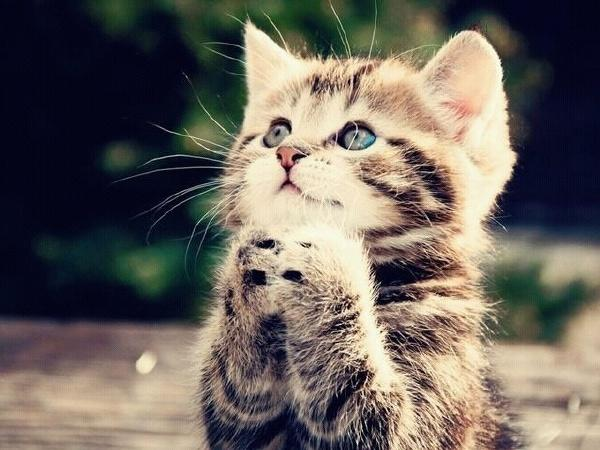
#> input picture jupyter/12.jpg, 600 x 450 px, given in place of test.jpg, which was not available
$ jupyter execute --allow-errors numpy.ipynb   (shell and % lines are left out)   (text cells are left out)
#> lines starting #> are read from the running program, lines starting #| are printed output that depends on the picture; pictures that were not available may be replaced by others from this repository, and a replacement may not be noted
[cell 1]
cd lishulong/

[cell 2]
import numpy as np

[cell 3]
np.__version__

[cell 4]
np.__dict__

[cell 5]
import matplotlib.pyplot as plt

[cell 6]
import requests

[cell 7]
res = requests.get('http://www.usaaces.com/uploads/test.jpg')

[cell 8]
with open('12.jpg','wb') as file:
    file.write(res.content)

#> (a cell that did not finish here is left out)

[cell 10]
cat = plt.imread('12.jpg')
#> cat is the input picture: shape (450, 600, 3); mean R, G, B 107.5, 100.5, 93.5

[cell 11]
cat

[cell 12]
cat.shape
#> Out = (450, 600, 3)

[cell 13]
plt.imshow(cat)

[cell 14]
cat1 = cat-51
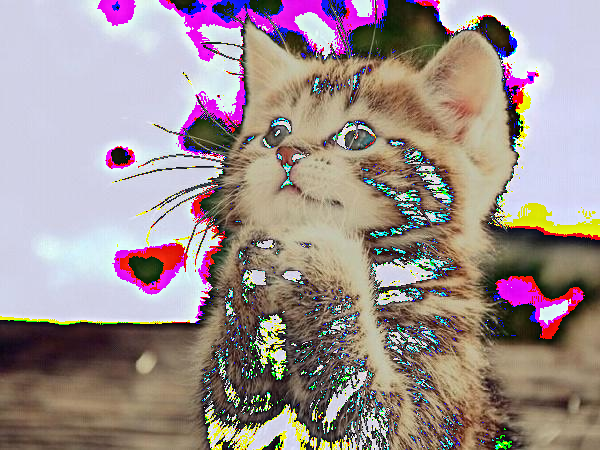
#> cat1: shape (450, 600, 3); mean R, G, B 158.4, 143.2, 142.4

[cell 15]
plt.imshow(cat1)

[cell 16]
n1 = np.array([1,2,3])

[cell 17]
n1

[cell 18]
type(n1)

[cell 19]
n1.shape[0]

[cell 20]
n2 = np.array([1,2.34,'google'])

[cell 21]
n2

[cell 22]
n3 = np.ones((10,13,3),dtype=float)

[cell 23]
n3

[cell 24]
plt.imshow(n3)
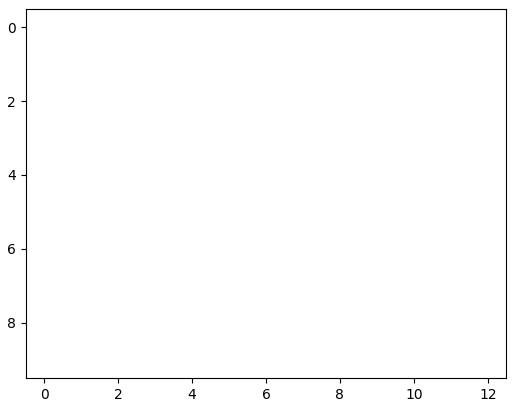
#> figure drawn by matplotlib, 1 panel

[cell 25]
z = np.zeros((4,4))

[cell 26]
z

[cell 27]
np.full((1,34),fill_value=12,dtype=float)

[cell 28]
np.eye(10)

[cell 29]
np.linspace(0,100,20)

[cell 30]
np.arange(0,100,3)

[cell 31]
np.random.randint(0,100,21)

[cell 32]
x = np.random.randn(100)

[cell 33]
plt.bar(x,x)
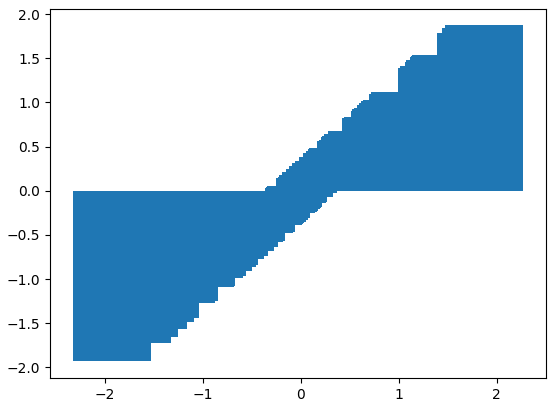
#> figure drawn by matplotlib, 1 panel; tallest bar 1.87 high, from x = 1.47 to 2.27

[cell 34]
np.random.normal(loc=123,scale=1,size=100)

[cell 35]
n11 = np.random.randint(0,100,(3,4))

[cell 36]
n11

[cell 37]
n11[0:2]

[cell 38]
n11[0:-2]

[cell 39]
n11[0:2,1:3]

[cell 40]
n11[0:4,1:4:2]

[cell 41]
n11[0:4,1:4:1]

[cell 42]
n11[0:4,1:4]

[cell 43]
n11

[cell 44]
n11[::-1]

[cell 45]
n11[:-1]

[cell 46]
n11.reshape((3,4))

[cell 47]
cat

[cell 48]
cat.shape
#> Out = (450, 600, 3)

[cell 49]
cat.reshape(450*600*3)

[cell 50]
cat.reshape(-1)

[cell 51]
cat.reshape(-2)

[cell 52]
cat.reshape((-1,3))

[cell 53]
cat

[cell 54]
n1 = np.random.randint(0,10,size=(5,5))

[cell 55]
n1

[cell 56]
np.concatenate((n1,n1),axis=0)

[cell 57]
np.concatenate((n1,n1),axis=1)

[cell 58]
plt.imshow(cat)

[cell 59]
plt.imshow(np.concatenate((cat,cat),axis=1))

[cell 60]
plt.imshow(np.concatenate((cat,cat),axis=0))

[cell 61]
n2 = np.random.randint(0,200,10)

[cell 62]
n2

[cell 63]
n3 = np.vstack(n2)
n3

[cell 64]
n4 = np.array([[2,3,56,78,4]])

[cell 65]
n4

[cell 66]
n44 = np.hstack(n4)

[cell 67]
len(n44)

[cell 68]
n44.shape

[cell 69]
np.hstack(np.hstack(cat))

[cell 70]
n44

[cell 71]
cat

[cell 72]
n44

[cell 73]
n5 = np.random.randint(0,120,size=(5,6))

[cell 74]
n5

[cell 75]
np.split(n5,(1,3))[2]

[cell 76]
np.split(n5,(1,3))[1]

[cell 77]
cat2 = np.split(cat,(100,200,300))[0]
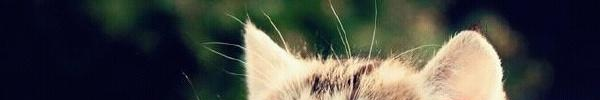
#> cat2: shape (100, 600, 3); mean R, G, B 68.7, 70, 65.6

[cell 78]
plt.imshow(cat2)

[cell 79]
cat.shape
#> Out = (450, 600, 3)

[cell 80]
plt.imshow(np.split(cat,(100,200,300))[1])

[cell 81]
plt.imshow(np.split(cat,(100,200,300))[2])
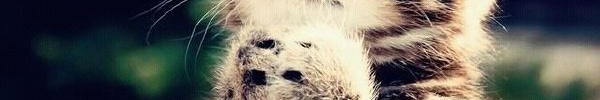
#> shown: shape (100, 600, 3); mean R, G, B 101.1, 99.4, 93

[cell 82]
plt.imshow(np.split(cat,(100,200,300))[3])
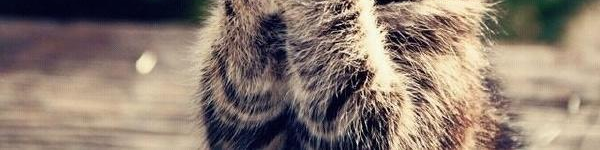
#> shown: shape (150, 600, 3); mean R, G, B 140.2, 124, 112.5

[cell 83]
cat.shape
#> Out = (450, 600, 3)

[cell 84]
plt.imshow(np.split(cat,(100,200,300))[3])

[cell 85]
plt.imshow(np.split(cat,(100,200,300),axis=1)[3])
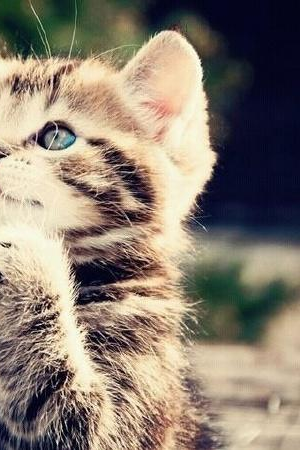
#> shown: shape (450, 300, 3); mean R, G, B 139, 127.1, 113.4

[cell 86]
plt.imshow(np.split(cat,(100,200,300),axis=1)[2])
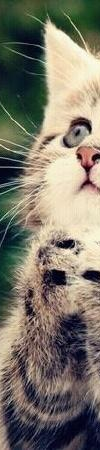
#> shown: shape (450, 100, 3); mean R, G, B 124.3, 119.2, 106.2

[cell 87]
plt.imshow(np.split(cat,(100,200,300),axis=1)[0])
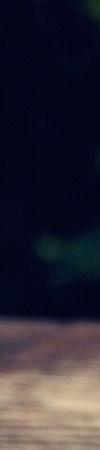
#> shown: shape (450, 100, 3); mean R, G, B 43.5, 39.6, 50.8

[cell 88]
d =  np.array([[1,2]])

d.shape

[cell 89]
list(np.hstack(d))[1]

[cell 90]
d[0,1]

[cell 91]
np.split(d,(1))[0][0][1]

[cell 92]
d[0][1]

[cell 93]
n = np.random.randint(0,150,size=(4,4,4))

[cell 94]
n.max()

[cell 95]
display(cat.max(axis=2),cat.min())
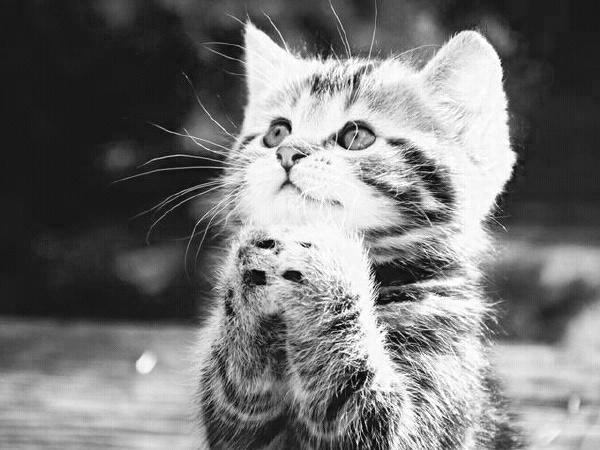
#> shown: shape (450, 600); min 1, max 255, mean 117.8

[cell 96]
np.mean(n)

[cell 97]
np.abs(100)

[cell 98]
index = np.argwhere(n>30)

[cell 99]
n[index]

[cell 100]
n

[cell 101]
n1 = np.random.randint(0,10,size=(2,3))

[cell 102]
n2 = np.random.randint(0,10,size=(3,2))

[cell 103]
display(n1,n2)

[cell 104]
np.dot(n1,n2)

[cell 105]
m = np.ones((2,3))

[cell 106]
a = np.arange(3)

[cell 107]
m+a

[cell 108]
display(m,a)

[cell 109]
i = [1,2,3,4,5]

for x in i:
    if x%4 in [1,2]:
        print(x%4)
#     else:
#         print(x%4)
